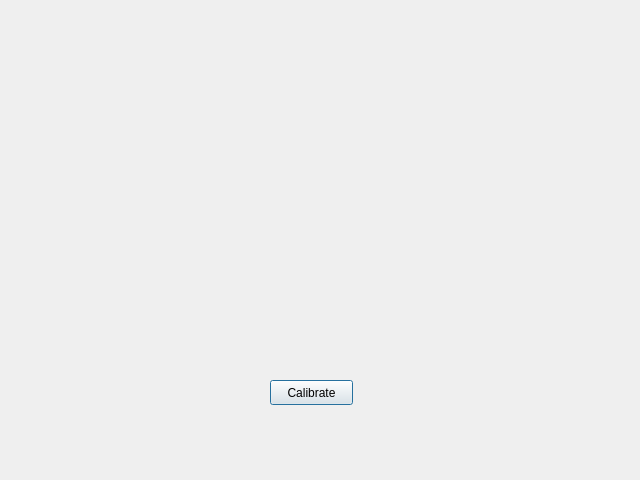
<?xml version="1.0" encoding="UTF-8"?>
<ui version="4.0">
 <class>CameraCalibrationWindow</class>
 <widget class="QDialog" name="CameraCalibrationWindow">
  <property name="geometry">
   <rect>
    <x>0</x>
    <y>0</y>
    <width>640</width>
    <height>480</height>
   </rect>
  </property>
  <property name="windowTitle">
   <string>Dialog</string>
  </property>
  <widget class="QPushButton" name="calibrateButton">
   <property name="geometry">
    <rect>
     <x>270</x>
     <y>380</y>
     <width>83</width>
     <height>25</height>
    </rect>
   </property>
   <property name="text">
    <string>Calibrate</string>
   </property>
  </widget>
 </widget>
 <resources/>
 <connections/>
</ui>
